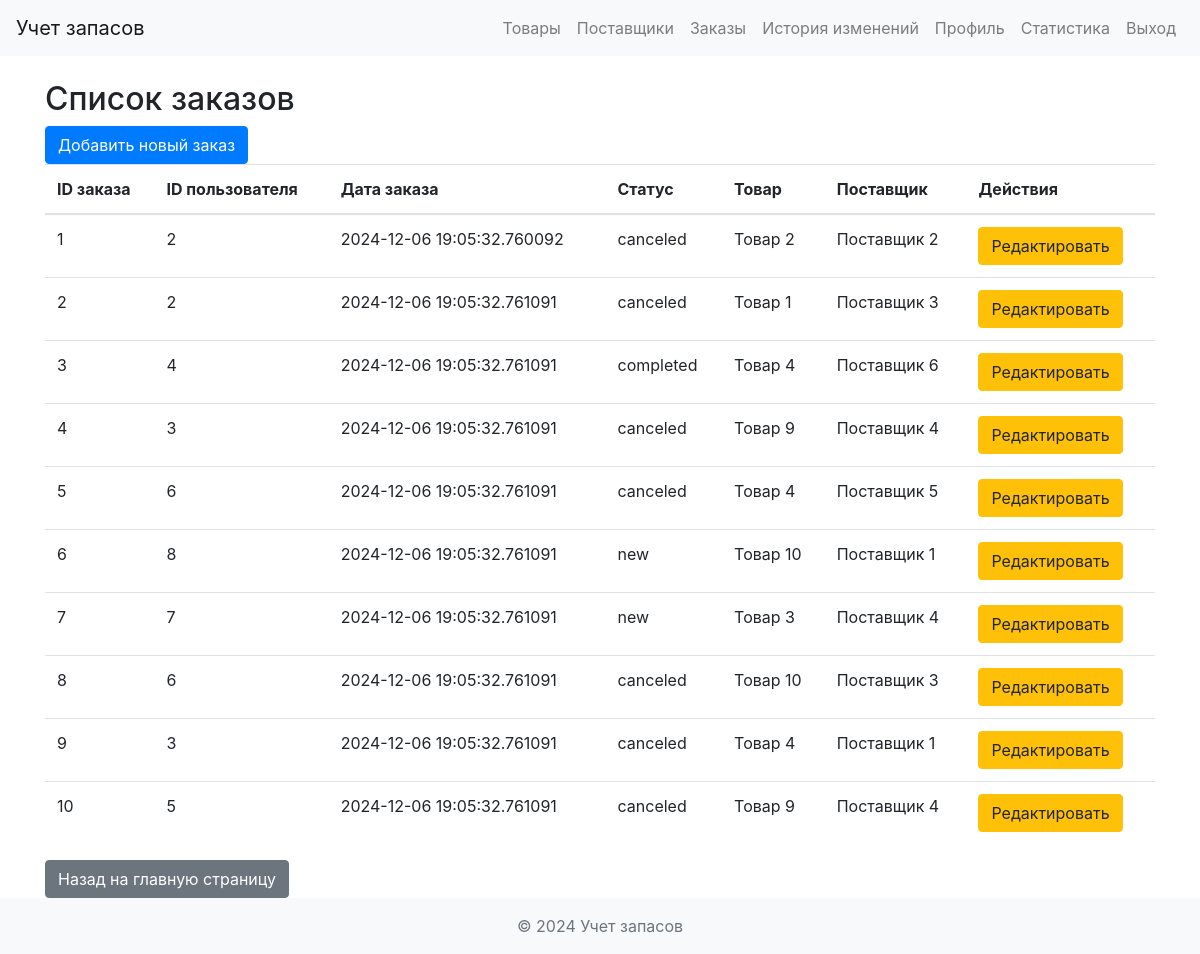
Page /orders (signed in) on the committed database.
### app/models.py (models this page shows, shortened)
class Order(db.Model):
    id = db.Column(db.Integer, primary_key=True)
    user_id = db.Column(db.Integer, db.ForeignKey('user.id'))
    order_date = db.Column(db.DateTime, default=db.func.current_timestamp())
    status = db.Column(db.String(20), default='new')
    item_id = db.Column(db.Integer, db.ForeignKey('inventory_item.id'))  # Связь с товаром
    supplier_id = db.Column(db.Integer, db.ForeignKey('supplier.id'))  # Связь с поставщиком
    item = db.relationship('InventoryItem', backref='orders')  # Связь с товаром
    supplier = db.relationship('Supplier', backref='orders')  # Связь с поставщиком

class InventoryItem(db.Model):
    id = db.Column(db.Integer, primary_key=True)
    name = db.Column(db.String(100), nullable=False)
    quantity = db.Column(db.Integer, nullable=False)
    min_level = db.Column(db.Integer, nullable=False)
    max_level = db.Column(db.Integer, nullable=False)
    supplier_id = db.Column(db.Integer, db.ForeignKey('supplier.id'))

class Supplier(db.Model):
    id = db.Column(db.Integer, primary_key=True)
    name = db.Column(db.String(100), nullable=False)
    contact_person = db.Column(db.String(100))
    phone = db.Column(db.String(20))
    email = db.Column(db.String(120))

### app/views.py (the view)
@app.route('/orders')
@login_required
def orders():
    orders = Order.query.all()
    return render_template('orders.html', orders=orders)

### app/__init__.py (called while the page is built)
@login_manager.user_loader
def load_user(user_id):
    return User.query.get(int(user_id))

### app/templates/orders.html (shortened to what this page needs)
{% extends "layout.html" %}
{% block content %}
<h2>Список заказов</h2>
<a href="{{ url_for('new_order') }}" class="btn btn-primary">Добавить новый заказ</a>
<table class="table">
   <thead>
       <tr>
           <th>ID заказа</th>
           <th>ID пользователя</th>
           <th>Дата заказа</th>
           <th>Статус</th>
           <th>Товар</th>
           <th>Поставщик</th>
{% if current_user.is_authenticated and current_user.role == 'moderator' %}
           <th>Действия</th>
           {% endif %}
       </tr>
   </thead>
   <tbody>
       {% for order in orders %}
           <tr>
               <td>{{ order.id }}</td>
               <td>{{ order.user_id }}</td>
               <td>{{ order.order_date }}</td>
               <td>{{ order.status }}</td>
               <td>{{ order.item.name }}</td>
               <td>{{ order.supplier.name }}</td>
{% if current_user.is_authenticated and current_user.role == 'moderator' %}
<td>
                   <a href="{{ url_for('edit_order', order_id=order.id) }}" class="btn btn-warning">Редактировать</a>
                </tr>
                {% endif %}
       {% endfor %}
   </tbody>
</table>
<a href="{{ url_for('index') }}" class="btn btn-secondary">Назад на главную страницу</a>
{% endblock %}

### rows in the picture
Order: id "1", user_id "2", order_date "2024-12-06 19:05:32.760092", status "canceled", item.name "Товар 2", supplier.name "Поставщик 2"
Order: id "2", user_id "2", order_date "2024-12-06 19:05:32.761091", status "canceled", item.name "Товар 1", supplier.name "Поставщик 3"
Order: id "3", user_id "4", order_date "2024-12-06 19:05:32.761091", status "completed", item.name "Товар 4", supplier.name "Поставщик 6"
Order: id "4", user_id "3", order_date "2024-12-06 19:05:32.761091", status "canceled", item.name "Товар 9", supplier.name "Поставщик 4"
Order: id "5", user_id "6", order_date "2024-12-06 19:05:32.761091", status "canceled", item.name "Товар 4", supplier.name "Поставщик 5"
Order: id "6", user_id "8", order_date "2024-12-06 19:05:32.761091", status "new", item.name "Товар 10", supplier.name "Поставщик 1"
Order: id "7", user_id "7", order_date "2024-12-06 19:05:32.761091", status "new", item.name "Товар 3", supplier.name "Поставщик 4"
Order: id "8", user_id "6", order_date "2024-12-06 19:05:32.761091", status "canceled", item.name "Товар 10", supplier.name "Поставщик 3"
Order: id "9", user_id "3", order_date "2024-12-06 19:05:32.761091", status "canceled", item.name "Товар 4", supplier.name "Поставщик 1"
Order: id "10", user_id "5", order_date "2024-12-06 19:05:32.761091", status "canceled", item.name "Товар 9", supplier.name "Поставщик 4"
